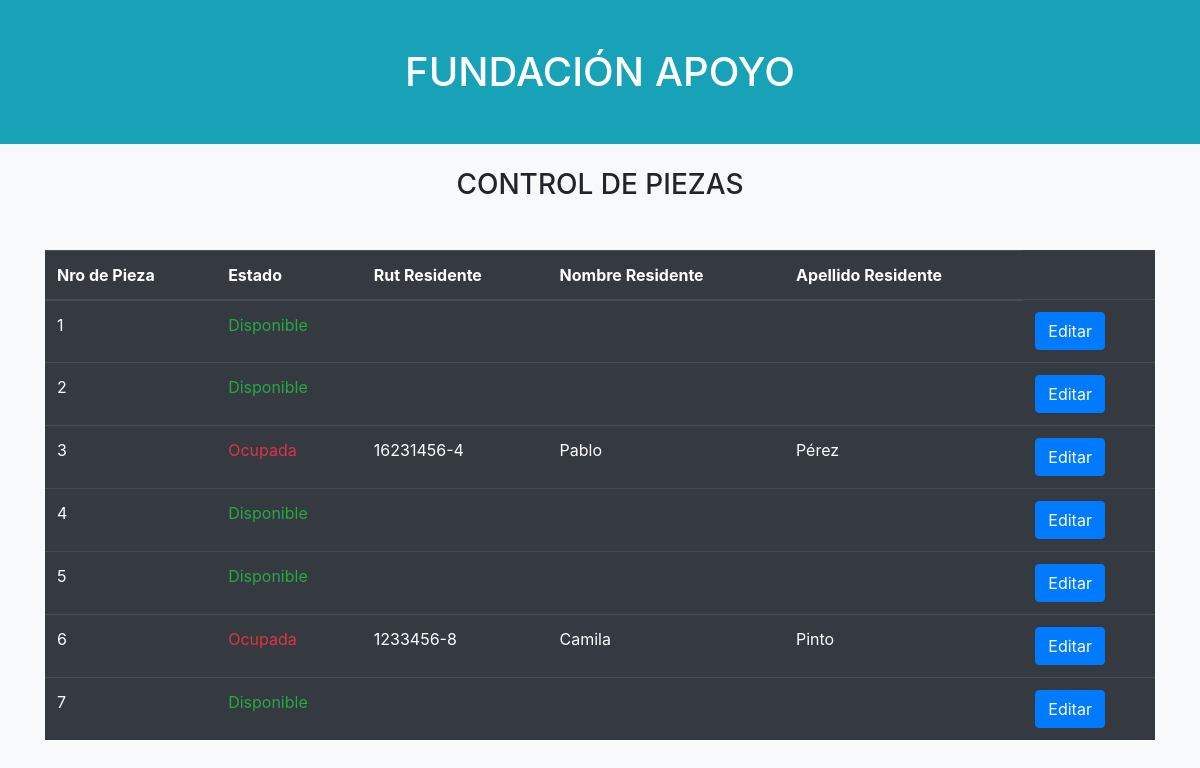
The page / on the database its author committed.
### adminPiezas/models.py (models this page shows, shortened)
class Pieza(models.Model):
    id = models.IntegerField(primary_key=True)
    nroPieza = models.IntegerField()
    estado = models.BooleanField(default=True)
    residente = models.ForeignKey(Residente, blank=True, null=True, on_delete=models.CASCADE)

class Residente(models.Model):
    id = models.IntegerField(primary_key=True)
    rut = models.CharField(max_length=10)
    nombre = models.CharField(max_length=200)
    apellido = models.CharField(max_length=200)
    fechaNacimiento = models.DateField()

### adminPiezas/views.py (the view)
# urls.py: path('', home, name='home'),
def home(request):
    piezas = Pieza.objects.all()
    datos = {
        'piezas': piezas,
    }
    return render(request, 'adminPiezas/home.html', datos)

### adminPiezas/templates/adminPiezas/home.html (shortened to what this page needs)
<!DOCTYPE html>
<html lang="en">
<head>
    <link rel="stylesheet" href="https://cdn.jsdelivr.net/npm/bootstrap@4.6.0/dist/css/bootstrap.min.css">
</head>
<body class="bg-light ">
    <h1 class="text-center  bg-info p-5 text-white">FUNDACIÓN APOYO</h1>
    <h3 class="text-center mt-4 text-uppercase">control de piezas</h3>
    <section class="container mt-5">
    <table class="table table-dark">
        <thead>
          <tr>
            <th scope="col">Nro de Pieza</th>
            <th scope="col">Estado</th>
            <th scope="col">Rut Residente</th>
            <th scope="col">Nombre Residente</th>
            <th scope="col">Apellido Residente</th>
          </tr>
        </thead>
        <tbody>
            {%for pieza in piezas%}
            <tr>
                <td>{{pieza.nroPieza}}</td>
                {% if pieza.residente == null %}
                    <td class="text-success">Disponible</td>
                {%else%}
                    <td class="text-danger">Ocupada</td>
                {%endif%}
                <td>{{pieza.residente.rut}}</td>
                <td>{{pieza.residente.nombre}}</td>
                <td>{{pieza.residente.apellido}}</td>
                <td><a href="{%url 'edit-pieza' pieza.nroPieza%}" class="btn btn-primary"> Editar</a></td>
            </tr>
            {%endfor%}
        </tbody>
      </table>
    </section>
</body>
</html>

### rows shown on the page
Pieza: nroPieza "1", shows "Disponible"
Pieza: nroPieza "2", shows "Disponible"
Pieza: nroPieza "3", shows "Ocupada", residente.rut "16231456-4", residente.nombre "Pablo", residente.apellido "Pérez"
Pieza: nroPieza "4", shows "Disponible"
Pieza: nroPieza "5", shows "Disponible"
Pieza: nroPieza "6", shows "Ocupada", residente.rut "1233456-8", residente.nombre "Camila", residente.apellido "Pinto"
Pieza: nroPieza "7", shows "Disponible"
